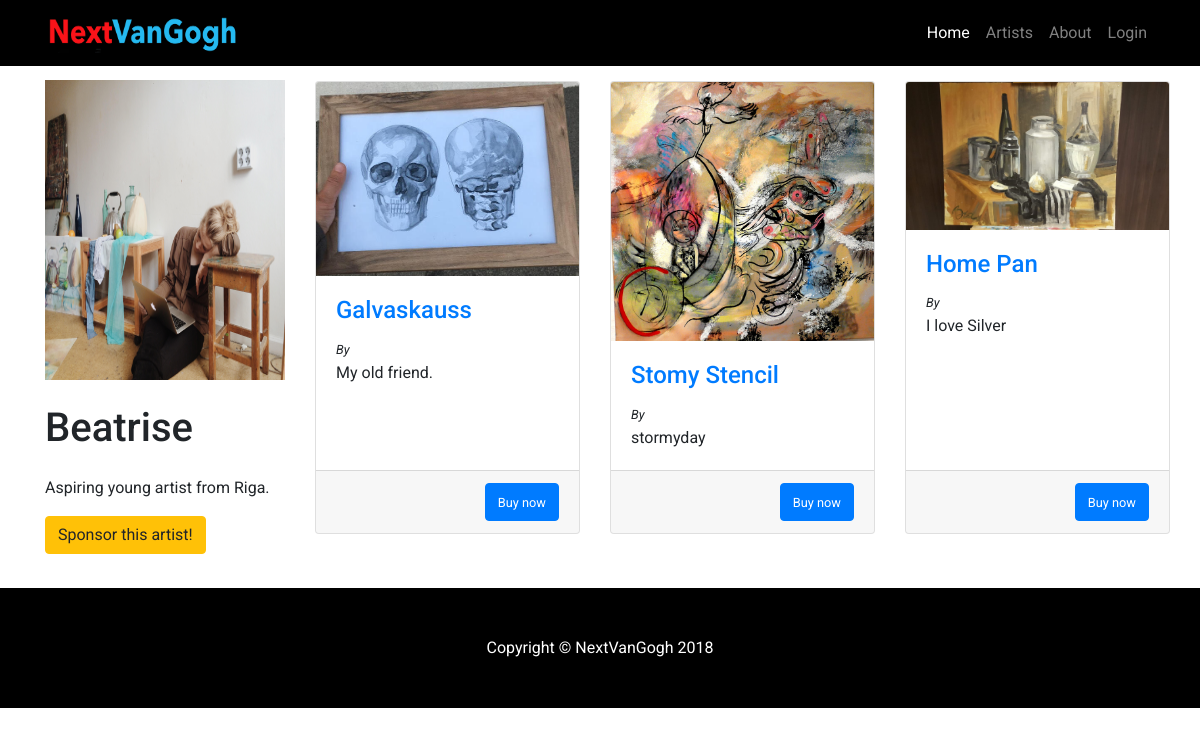
/artist/BeatriseLasmane, run on an earlier commit of the app's database.
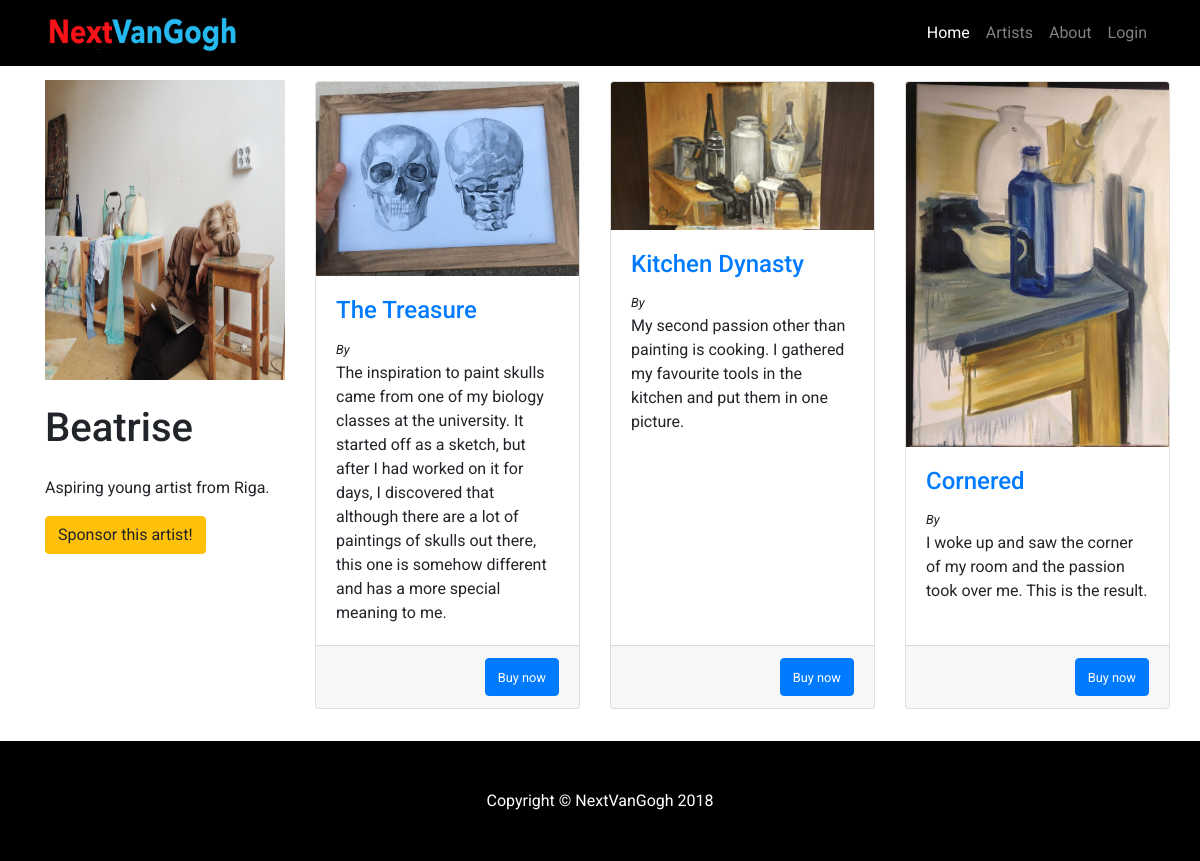
And on a later commit of the database.
### tables this page shows
CREATE TABLE Artists (Id INTEGER NOT NULL PRIMARY KEY AUTOINCREMENT UNIQUE, UserName TEXT NOT NULL UNIQUE, FirstName TEXT, LastName TEXT, Password TEXT NOT NULL UNIQUE, Description TEXT, Photo TEXT);

CREATE TABLE "ArtWorks" (
	`Id`	INTEGER NOT NULL PRIMARY KEY AUTOINCREMENT UNIQUE,
	`ArtistId`	INTEGER NOT NULL,
	`ArtTypeId`	INTEGER NOT NULL,
	`Name`	TEXT NOT NULL,
	`Description`	TEXT,
	`Item`	BLOB,
	FOREIGN KEY(`ArtistId`) REFERENCES `Artists`,
	FOREIGN KEY(`ArtTypeId`) REFERENCES ArtTypes
);

### server.py (the view)
@app.route("/artist/<name>")
def getArtist(name):
	con = lite.connect('db/nVanGogh.db')
	con.row_factory = lite.Row
	cur = con.cursor()
	cur.execute("SELECT * FROM Artists Where Artists.UserName == ?", [name])
	a = cur.fetchall()
	cur.execute("Select ArtWorks.Id, ArtWorks.Description, ArtWorks.Item, ArtWorks.Name from ArtWorks INNER JOIN Artists ON ArtWorks.ArtistId == Artists.Id where Artists.UserName == ?", [name])
	artWorks = cur.fetchall()
	return render_template('artist.html', artist = a, artWorks = artWorks)

### templates/artist.html (shortened to what this page needs)
<!DOCTYPE html>
<html lang="en">
  <head>
    <link href="../static/bootstrap.min.css" rel="stylesheet">
    <link href="../static/style.css" rel="stylesheet">
  </head>
  <body>
    <nav class="navbar navbar-expand-lg navbar-dark bg-dark fixed-top" style="background-color:#000!important;">
      <div class="container">
        <a class="navbar-brand" href="/"><img src="../static/logo.png" width=200 height=40></a>
        <div class="collapse navbar-collapse" id="navbarResponsive">
          <ul class="navbar-nav ml-auto">
            <li class="nav-item active">
              <a class="nav-link" href="/">Home
              </a>
            </li>
            <li class="nav-item">
              <a class="nav-link" href="/allArtists">Artists</a>
            </li>
            <li class="nav-item">
              <a class="nav-link" href="/about">About</a>
            </li>
            <li id="log" class="nav-item">
              {% if session['loggedIn'] %}
              <a class="nav-link" onclick="window.location.href='/logout'">Logout</a>
              {% else %}
              <a class="nav-link" onclick="login()">Login</a>
              {% endif %}
            </li>
          </ul>
        </div>
      </div>
    </nav>
    <div class="container">
      <div class="row">
        <div class="col-lg-3">
          <br>
          <img src="{{ artist[0]['Photo'] }}" width=240 height=300>
          <h1 class="my-4">{{ artist[0]["FirstName"] }}</h1>
          <div class="list-group">
            <p>{{ artist[0]["Description"] }}</p>
          </div>
          <button class="btn btn-warning" style="margin-bottom:10%;">Sponsor this artist!</button>
          <br>
        </div>
        <div class="col-lg-9">
          <div class="row" style="margin-top:3%;">
          <div class="row">
		{% for artWork in artWorks %}
 		     <div class="col-lg-4 col-md-6 mb-4">
              		<div class="card h-100">
                		<a href="#" onclick="openArt('{{artWork["Item"]+ "," + artWork["Name"]+ "," + artWork["Description"]}}')"><img class="card-img-top" src="{{artWork['Item']}}" alt=""></a>
                		<div class="card-body">
                  			<h4 class="card-title"><a  href="#">{{artWork["Name"]}}</a>  </h4>
                                <small style="font-style:italic;">By <a href="/artist/{{artWork['UserName']}}">{{artWork["FirstName"]}}</a></small>
                  			<p class="card-text">{{artWork["Description"]}}</p>
                		</div>
                		<div class="card-footer">
                            <button class="btn btn-primary" style="float:right;"><small>Buy now</small></button>
                		</div>
              		</div>
            	</div>
	         {% endfor %}
         </div>
         </div>
        </div>
      </div>
    </div>
    <footer class="py-5 bg-dark  mt-2" style="background-color:#000!important;">
      <div class="container">
        <p class="m-0 text-center text-white">Copyright &copy; NextVanGogh 2018</p>
      </div>
    </footer>
  </body>
</html>

### static/style.css (style rules this page uses)
body { padding-top: 54px; font-family: 'Roboto', sans-serif!important; }
.navbar-dark { background-color: #000; }
@media (min-width: 992px) { body { padding-top: 56px; } }

What changed in the data, as far as the page shows it:
no longer on this page (row edited): ArtWorks: Item (picture), Name "Stomy Stencil", Description "stormyday"
changed ArtWorks: Name "Galvaskauss" → "The Treasure"; Description "My old friend." → "The inspiration to paint skulls came from one of my biology classes at the university. It started off as a sketch, but after I had worked on it for days, I discovered that although there are a lot of paintings of skulls out there, this one is somehow different and has a more special meaning to me."
changed ArtWorks: Name "Home Pan" → "Kitchen Dynasty"; Description "I love Silver" → "My second passion other than painting is cooking. I gathered my favourite tools in the kitchen and put them in one picture."
added ArtWorks: Item (picture), Name "Cornered", Description "I woke up and saw the corner of my room and the passion took over me. This is the result."
